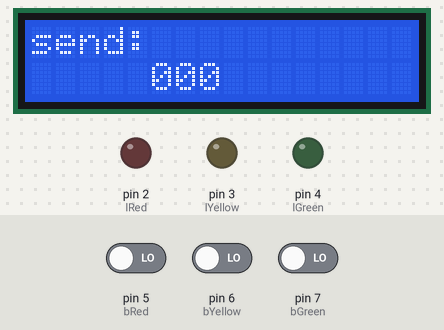
Bench run of a sketch on a simulated Arduino Uno, built with avr-gcc and run on an emulated ATmega328P. On the bench: 16×2 character LCD, output pins drawn as LEDs (lit = HIGH). The inputs (shaded band) are chosen by the test bench; at power-on: pin 5 (bRed) LOW, pin 6 (bYellow) LOW, pin 7 (bGreen) LOW. What the sketch prints to the serial monitor is not drawn.

Above: at 1.2 s.
1.3 s: pin 5 (bRed) driven HIGH
At 2.5 s:
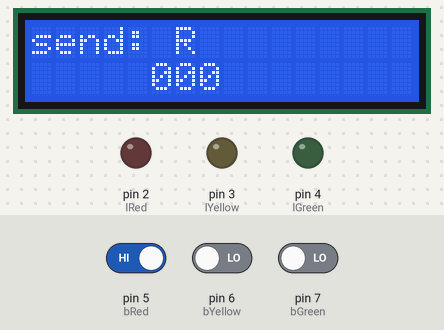
2.8 s: pin 6 (bYellow) driven HIGH
At 3.8 s:
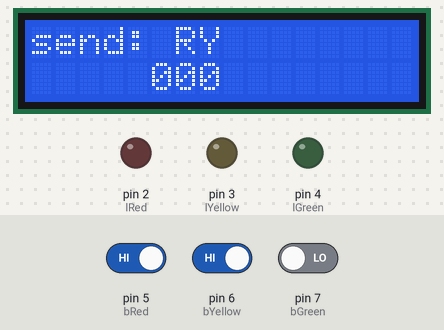
4.3 s: pin 7 (bGreen) driven HIGH
At 5.4 s:
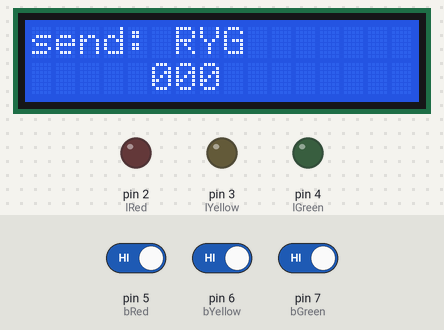
5.8 s: pin 5 (bRed) driven LOW
At 6.3 s:
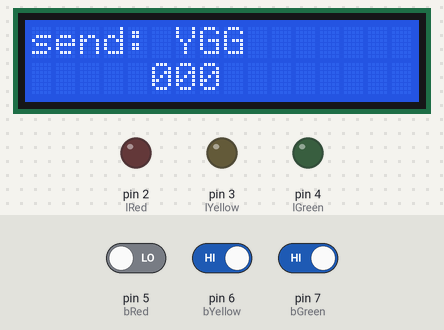
7.3 s: pin 6 (bYellow) driven LOW
At 8.5 s:
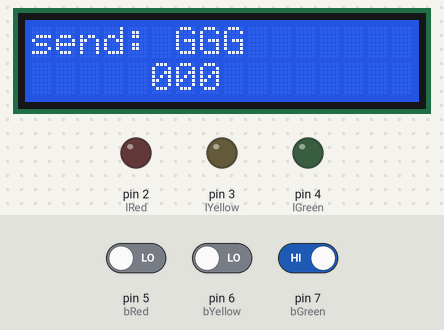
8.8 s: pin 5 (bRed) driven HIGH
At 9.6 s:
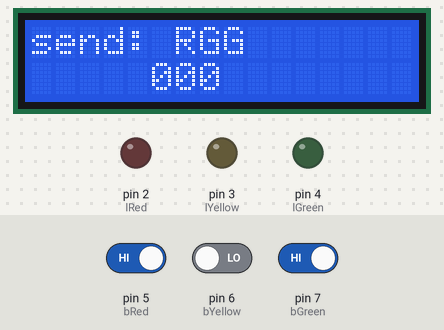
Timing chart, 0 to 11.3 s (numbered marks = the images above; inputs shaded):
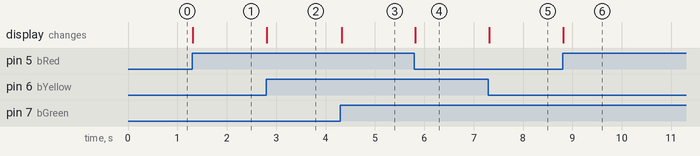

The sketch:

sketch_nov11a.ino
```cpp
// -------- LCD LIBS --------------------------
#include <Wire.h>
#include <LiquidCrystal_I2C.h>
LiquidCrystal_I2C lcd(0x27,16,2);
// --------------------------------------------

#define bGreen 7
#define bYellow 6
#define bRed 5
#define lGreen 4
#define lYellow 3
#define lRed 2

String connectionReceived = "A";
bool lr = false,
ly = false,
lg = false,
br = false,
by = false,
bg = false;

void setup()
{
  lcd.init(); // lcd init
  lcd.setBacklight(HIGH); // lcd led on
  Serial.begin(9600); // serial activate with baudrate 9600
//  pin declarations
//  LEDs
  pinMode(lRed, OUTPUT);
  pinMode(lYellow, OUTPUT);
  pinMode(lGreen, OUTPUT);
//  Buttons
  pinMode(bRed, INPUT);
  pinMode(bYellow, INPUT);
  pinMode(bGreen, INPUT);
}

void loop()
{
  // ASCENDER OS LEDS
  if(lr){ digitalWrite(lRed, HIGH); } else { digitalWrite(lRed, LOW); }
  if(ly){ digitalWrite(lYellow, HIGH); } else { digitalWrite(lYellow, LOW); }
  if(lg){ digitalWrite(lGreen, HIGH); } else { digitalWrite(lGreen, LOW); }

  // RECONHECE QUANDO UM BOTAO É APERTADO
  if(digitalRead(bRed)){ br = true; }
  if(digitalRead(bYellow)){ by = true; }
  if(digitalRead(bGreen)){ bg = true; }

  lcd.setCursor(0,0); lcd.print("send: ");
  if(br){ Serial.print('R'); lcd.print('R'); br = false; }
  if(by){ Serial.print('Y'); lcd.print('Y'); by = false; }
  if(bg){ Serial.print('G'); lcd.print('G'); bg = false; }
  Serial.print('\n');

  if (Serial.available() > 0) { // verifica se a entrada serial esta disponivel
    connectionReceived = Serial.read(); // faz a leitura da porta serial atribuindo pra string connectionReceived
  }
  if(connectionReceived == "65"){ connectionReceived = 'A'; lr = false; ly = false; lg = false; }
  if(connectionReceived == "66"){ connectionReceived = 'B'; lr = true; ly = false; lg = false; }
  if(connectionReceived == "67"){ connectionReceived = 'C'; lr = false; ly = true; lg = false; }
  if(connectionReceived == "68"){ connectionReceived = 'D'; lr = true; ly = true; lg = false; }
  if(connectionReceived == "69"){ connectionReceived = 'E'; lr = false; ly = false; lg = true; }
  if(connectionReceived == "70"){ connectionReceived = 'F'; lr = true; ly = false; lg = true; }
  if(connectionReceived == "71"){ connectionReceived = 'G'; lr = false; ly = true; lg = true; }
  if(connectionReceived == "72"){ connectionReceived = 'H'; lr = true; ly = true; lg = true; }

  lcd.setCursor(5,1); lcd.print(lr); lcd.print(ly); lcd.print(lg); // lcd print

}

// RECONHECE SE ALGUM LED ESTA LIGADO
//  if(!lg && !ly && !lr){ connection = 'A'; }
//  if(!lg && !ly && lr){ connection = 'B'; }
//  if(!lg && ly && !lr){ connection = 'C'; }
//  if(!lg && ly && lr){ connection = 'D'; }
//  if(lg && !ly && !lr){ connection = 'E'; }
//  if(lg && !ly && lr){ connection = 'F'; }
//  if(lg && ly && !lr){ connection = 'G'; }
//  if(lg && ly && lr){ connection = 'H'; }
```

Measured:
- after the input at 1.3 s, the display: changes at once (image 1)
- after the input at 2.8 s, the display: changes at once (image 2)
- after the input at 4.3 s, the display: changes at once (image 3)
- after the input at 5.8 s, the display: changes at once (image 4)
- after the input at 7.3 s, the display: changes at once (image 5)
- after the input at 8.8 s, the display: changes at once (image 6)
